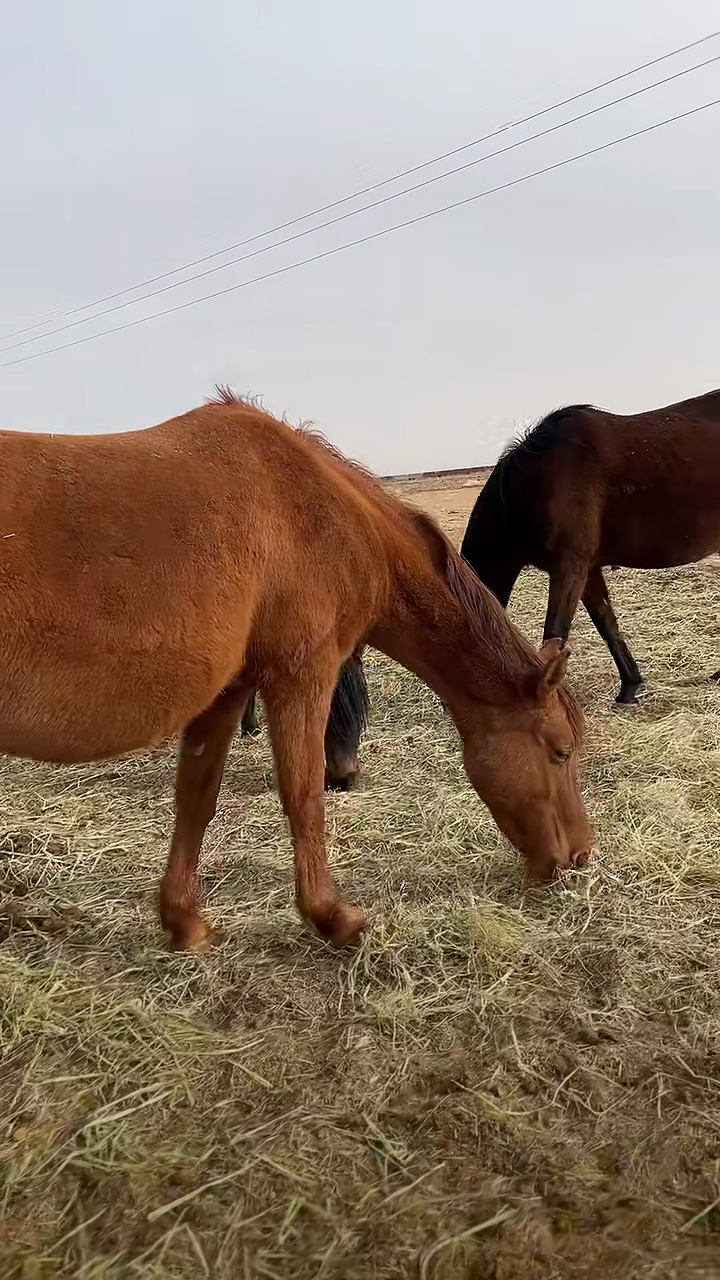
#> input picture pic-4m.png, 720 x 1280 px; the run also reads 1 picture not shown here
$ python compare1.py   (older library calls are emulated)
#> lines starting #> are read from the running program, lines starting #| are printed output that depends on the picture; after the words box and inside, x2 and y2 are one past the last pixel; in counts of white or black regions, pixels touching at a corner belong together
#> further down, img1 is the input picture: shape (1280, 720, 3); mean B, G, R 111.8, 128.6, 146.1

import cv2
import numpy as np
import os
from skimage.metrics import mean_squared_error


"""
1. divide_image method: divide the two images into NxN blocks
2. compare:  compare the blurness of each blocks on the same place,and find out the most different 3 blocks in blurenss.
3. merge the picture: first pic on left, second on right, all with their name on left top.
4. mark the top 3 block on the merged pic: if  block1 is more blur on pic 1, mark it on the pic1 of the merged picture, if block2 is more blure on pic 2, mark it on the pic2 of the merged picture.

"""
def divide_image(img, N):
    """Divides the given image into NxN blocks"""
#> called with N = 10
    h, w = img.shape[:2]
#> h = 1280; w = 720
    block_h, block_w = h // N, w // N
#> block_h = 128; block_w = 72
    blocks = []
    for i in range(N):
        for j in range(N):
            block = img[i*block_h:(i+1)*block_h, j*block_w:(j+1)*block_w]
            blocks.append(block)
#> after the loop, blocks = 100 items
    return blocks

def compare_blocks(blocks1, blocks2):
    """Compares the blurness of the corresponding blocks in two sets"""
    scores = []
    for i in range(len(blocks1)):
        score = mean_squared_error(cv2.Laplacian(blocks1[i], cv2.CV_64F),
                                   cv2.Laplacian(blocks2[i], cv2.CV_64F))
        scores.append(score)
    return scores

def mark_differences(img1, img2, N, top_n):
    """Marks the top n differences in blur in the merged image"""
    blocks1 = divide_image(img1, N)
#> blocks1 = 100 items
    blocks2 = divide_image(img2, N)
#> blocks2 = 100 items
    scores = compare_blocks(blocks1, blocks2)
#> the loop in compare_blocks, `for i in range(len(blocks1)):` made 100 passes
#> score on passes 1 to 12: 0.659, 0.678, 0.59, 0.93, 0.752, 1.09, 17.16, 54.4, 102.1, 124.4, 0.439, 1.06
#> after the loop in compare_blocks, `for i in range(len(blocks1)):`: scores = 100 values, max 6892.8 at index 68, min 0.439 at index 10, mean 1339
    top_n_blocks = np.argsort(scores)[-top_n:][::-1]  # indices of top n blocks with highest difference in blur
#> top_n_blocks = [68, 69, 59]
    merged = np.concatenate((img1, img2), axis=1)
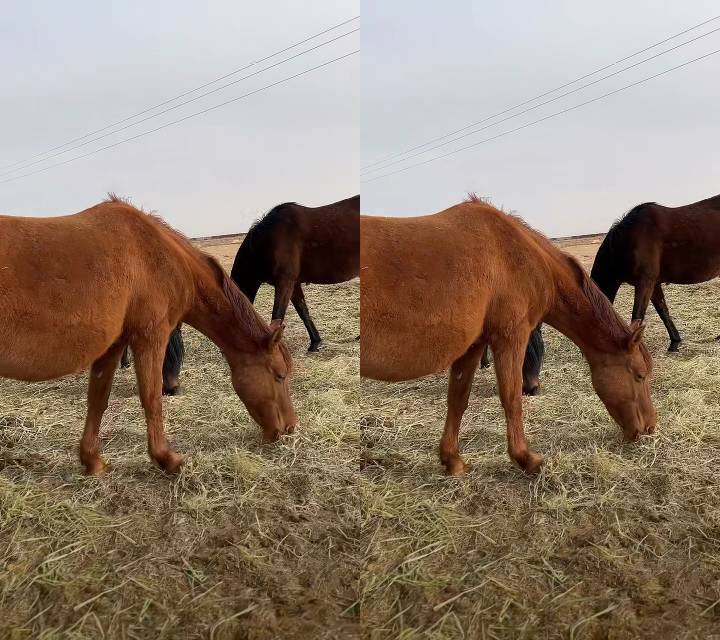
#> merged: shape (1280, 1440, 3) (shown at 1/2 size); mean B, G, R 111.8, 128.5, 146.1
    filename1 = os.path.splitext(os.path.basename("pic-4m.png"))[0]
    filename2 = os.path.splitext(os.path.basename("pic-6m.png"))[0]
    merged = cv2.putText(merged, filename1, (10, 30), cv2.FONT_HERSHEY_SIMPLEX, 1, (0, 0, 255), 2, cv2.LINE_AA)
    merged = cv2.putText(merged, filename2, (img1.shape[1]+10, 30), cv2.FONT_HERSHEY_SIMPLEX, 1, (0, 0, 255), 2, cv2.LINE_AA)
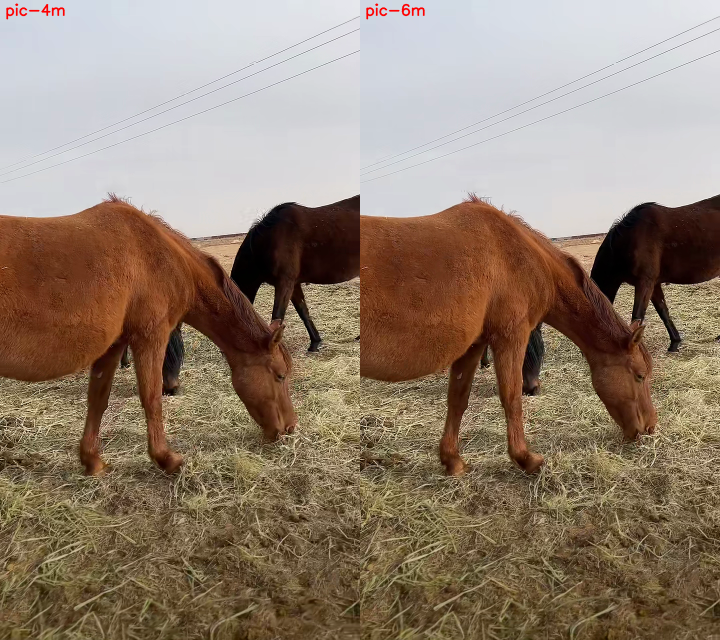
#> merged: shape (1280, 1440, 3) (shown at 1/2 size); mean B, G, R 111.6, 128.3, 146.1
    h, w = img1.shape[:2]
#> h = 1280; w = 720
    block_h, block_w = h // N, w // N
#> block_h = 128; block_w = 72
    for i in top_n_blocks:
        x = (i % N) * block_w
        y = (i // N) * block_h
        if scores[i] > np.median(scores):
            if i < len(blocks1):
                color = (0, 255, 0)
            else:
                color = (255, 0, 0)
            merged = cv2.rectangle(merged, (x, y), (x+block_w, y+block_h), color, 2)
            merged = cv2.putText(merged, f'{i+1}', (x+10, y+30), cv2.FONT_HERSHEY_SIMPLEX, 1, color, 2, cv2.LINE_AA)
#> this loop made 3 passes
#> (i, x, y) on passes 1 to 3: (68, 576, 768), (69, 648, 768), (59, 648, 640)
#> pass 1, in mark_differences, `merged = cv2.rectangle(merged, (x, y), (x+block_w, y+block_h), color, 2)`:
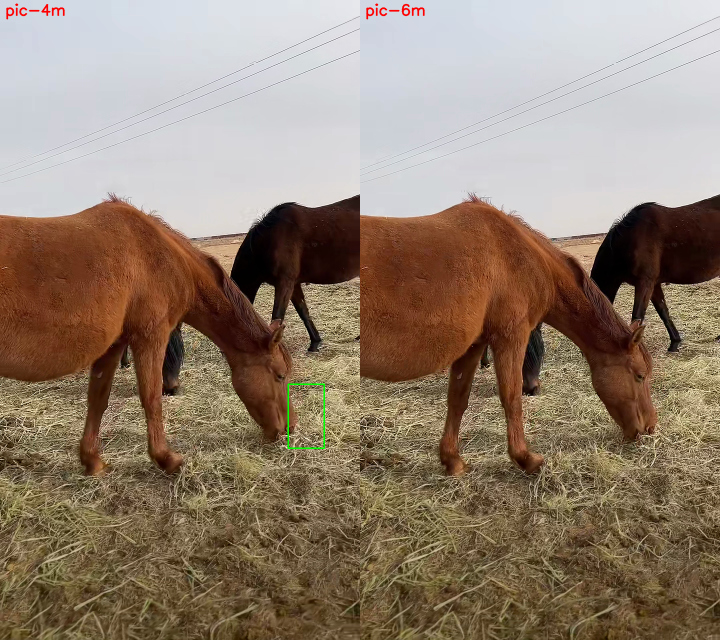
#> merged: shape (1280, 1440, 3) (shown at 1/2 size); 0.06% of pixels changed, all inside (x1, y1, x2, y2) = (575, 767, 650, 898)
#> pass 2, in mark_differences, `merged = cv2.rectangle(merged, (x, y), (x+block_w, y+block_h), color, 2)`:
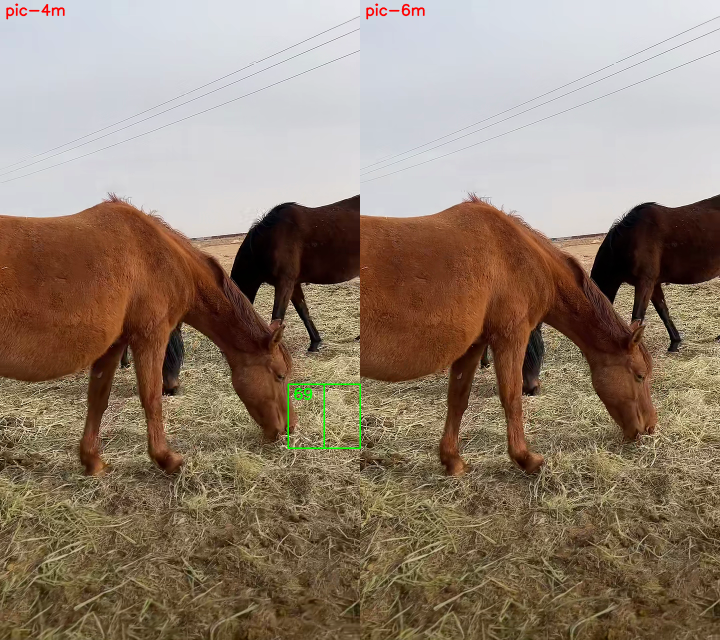
#> merged: shape (1280, 1440, 3) (shown at 1/2 size); mean B, G, R 111.5, 128.5, 145.9
#> after the loop:
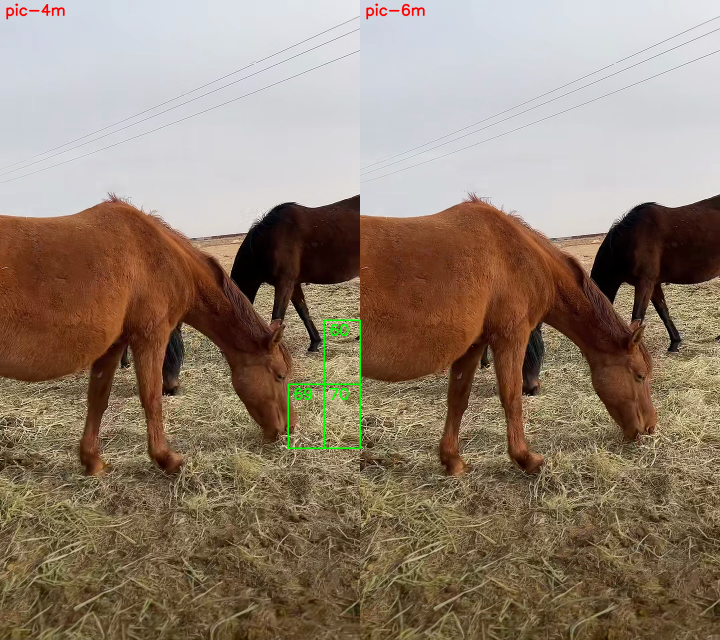
#> merged: shape (1280, 1440, 3) (shown at 1/2 size); mean B, G, R 111.4, 128.6, 145.8
    return merged

# Example usage
img1 = cv2.imread('pic-4m.png')
img2 = cv2.imread('pic-6m.png')
N = 10  # number of blocks in each row and column
top_n = 3  # number of top blocks to mark
merged = mark_differences(img1, img2, N, top_n)
# filename = f'merged_{top_n}_{N}_{os.path.splitext(os.path.basename("pic-4m.png"))[0]}_{os.path.splitext(os.path.basename("pic-6m.png"))[0]}.png'
filename = f'merged_{top_n}_{N}_{os.path.splitext(os.path.basename("pic-4m.png"))[0]}_{os.path.splitext(os.path.basename("pic-6m.png"))[0]}.png'
cv2.imwrite(filename, merged)
cv2.imshow('Merged', merged)
cv2.waitKey(0)
cv2.destroyAllWindows()
